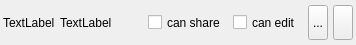
<?xml version="1.0" encoding="UTF-8"?>
<ui version="4.0">
 <class>OCC::ShareUserLine</class>
 <widget class="QWidget" name="OCC::ShareUserLine">
  <property name="enabled">
   <bool>true</bool>
  </property>
  <property name="geometry">
   <rect>
    <x>0</x>
    <y>0</y>
    <width>356</width>
    <height>45</height>
   </rect>
  </property>
  <property name="sizePolicy">
   <sizepolicy hsizetype="Minimum" vsizetype="Minimum">
    <horstretch>0</horstretch>
    <verstretch>0</verstretch>
   </sizepolicy>
  </property>
  <property name="minimumSize">
   <size>
    <width>356</width>
    <height>0</height>
   </size>
  </property>
  <property name="maximumSize">
   <size>
    <width>16777215</width>
    <height>16777215</height>
   </size>
  </property>
  <property name="windowTitle">
   <string>Form</string>
  </property>
  <property name="autoFillBackground">
   <bool>true</bool>
  </property>
  <layout class="QVBoxLayout" name="verticalLayout">
   <property name="spacing">
    <number>2</number>
   </property>
   <property name="sizeConstraint">
    <enum>QLayout::SetMinimumSize</enum>
   </property>
   <property name="leftMargin">
    <number>2</number>
   </property>
   <property name="topMargin">
    <number>0</number>
   </property>
   <property name="rightMargin">
    <number>2</number>
   </property>
   <property name="bottomMargin">
    <number>0</number>
   </property>
   <item>
    <layout class="QHBoxLayout" name="horizontalLayout_2" stretch="1,1,0,0,0,0,0">
     <property name="spacing">
      <number>5</number>
     </property>
     <property name="sizeConstraint">
      <enum>QLayout::SetMinimumSize</enum>
     </property>
     <property name="leftMargin">
      <number>1</number>
     </property>
     <property name="topMargin">
      <number>5</number>
     </property>
     <property name="rightMargin">
      <number>1</number>
     </property>
     <property name="bottomMargin">
      <number>5</number>
     </property>
     <item>
      <widget class="QLabel" name="avatar">
       <property name="sizePolicy">
        <sizepolicy hsizetype="Minimum" vsizetype="Minimum">
         <horstretch>0</horstretch>
         <verstretch>0</verstretch>
        </sizepolicy>
       </property>
       <property name="text">
        <string>TextLabel</string>
       </property>
      </widget>
     </item>
     <item>
      <widget class="QLabel" name="sharedWith">
       <property name="sizePolicy">
        <sizepolicy hsizetype="Minimum" vsizetype="Minimum">
         <horstretch>0</horstretch>
         <verstretch>0</verstretch>
        </sizepolicy>
       </property>
       <property name="text">
        <string>TextLabel</string>
       </property>
       <property name="textFormat">
        <enum>Qt::PlainText</enum>
       </property>
      </widget>
     </item>
     <item>
      <spacer name="horizontalSpacer">
       <property name="orientation">
        <enum>Qt::Horizontal</enum>
       </property>
       <property name="sizeType">
        <enum>QSizePolicy::Maximum</enum>
       </property>
       <property name="sizeHint" stdset="0">
        <size>
         <width>40</width>
         <height>15</height>
        </size>
       </property>
      </spacer>
     </item>
     <item>
      <widget class="QCheckBox" name="permissionShare">
       <property name="sizePolicy">
        <sizepolicy hsizetype="Minimum" vsizetype="Minimum">
         <horstretch>0</horstretch>
         <verstretch>0</verstretch>
        </sizepolicy>
       </property>
       <property name="minimumSize">
        <size>
         <width>80</width>
         <height>0</height>
        </size>
       </property>
       <property name="text">
        <string>can share</string>
       </property>
      </widget>
     </item>
     <item>
      <widget class="QCheckBox" name="permissionsEdit">
       <property name="sizePolicy">
        <sizepolicy hsizetype="Minimum" vsizetype="Minimum">
         <horstretch>0</horstretch>
         <verstretch>0</verstretch>
        </sizepolicy>
       </property>
       <property name="minimumSize">
        <size>
         <width>70</width>
         <height>0</height>
        </size>
       </property>
       <property name="text">
        <string>can edit</string>
       </property>
      </widget>
     </item>
     <item>
      <widget class="QToolButton" name="permissionToolButton">
       <property name="sizePolicy">
        <sizepolicy hsizetype="Minimum" vsizetype="Minimum">
         <horstretch>0</horstretch>
         <verstretch>0</verstretch>
        </sizepolicy>
       </property>
       <property name="minimumSize">
        <size>
         <width>20</width>
         <height>0</height>
        </size>
       </property>
       <property name="text">
        <string>...</string>
       </property>
      </widget>
     </item>
     <item>
      <widget class="QToolButton" name="deleteShareButton">
       <property name="sizePolicy">
        <sizepolicy hsizetype="Minimum" vsizetype="Minimum">
         <horstretch>0</horstretch>
         <verstretch>0</verstretch>
        </sizepolicy>
       </property>
       <property name="minimumSize">
        <size>
         <width>20</width>
         <height>0</height>
        </size>
       </property>
       <property name="text">
        <string/>
       </property>
       <property name="icon">
        <iconset theme="user-trash">
         <normaloff>.</normaloff>.</iconset>
       </property>
      </widget>
     </item>
    </layout>
   </item>
  </layout>
 </widget>
 <resources/>
 <connections/>
</ui>
